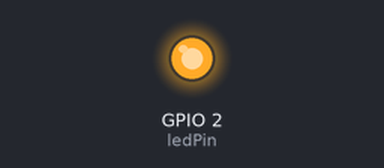
Bench run of a sketch on a simulated ESP32. Parts: output pins drawn as LEDs (lit = HIGH).

Above: at 0.2 s.
At 36.6 s:
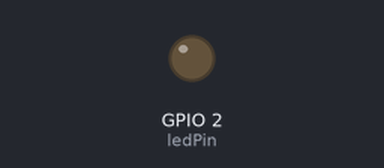
Timing chart, 0 to 40.0 s (numbered marks = the images above):
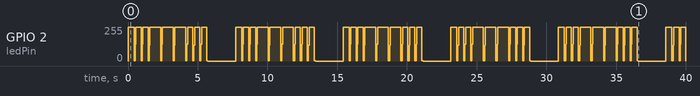

The sketch:

esp32sos.ino
```cpp
const int ledPin = 2;                 // ESP32板载LED引脚GPIO2
// SOS灯光时间参数定义
const unsigned long dotTime = 400;    // 短闪光时长
const unsigned long dashTime = 800;   // 长闪光时长
const unsigned long gapTime = 100;    // 单次闪烁熄灭间隔
const unsigned long sosEndPause = 2000;// 完整一轮SOS后的长停顿

unsigned long nowT;
unsigned long lastT;
int stage = 0;
bool ledOn = false;

void setup() {
  pinMode(ledPin, OUTPUT);
  digitalWrite(ledPin, LOW);
}

void loop() {
  nowT = millis();
  switch(stage){
    case 0: blinkDot(); break;
    case 1: blinkDot(); break;
    case 2: blinkDot(); break;
    case 3: blinkDash(); break;
    case 4: blinkDash(); break;
    case 5: blinkDash(); break;
    case 6: blinkDot(); break;
    case 7: blinkDot(); break;
    case 8: blinkDot(); break;
    case 9:
      digitalWrite(ledPin,LOW);
      if(nowT - lastT > sosEndPause){
        stage = 0;
        lastT = nowT;
      }
      break;
  }
}

void blinkDot(){
  digitalWrite(ledPin,HIGH);
  if(nowT - lastT > dotTime){
    digitalWrite(ledPin,LOW);
    if(nowT - lastT > dotTime + gapTime){
      stage++;
      lastT = nowT;
    }
  }
}

void blinkDash(){
  digitalWrite(ledPin,HIGH);
  if(nowT - lastT > dashTime){
    digitalWrite(ledPin,LOW);
    if(nowT - lastT > dashTime + gapTime){
      stage++;
      lastT = nowT;
    }
  }
}
```
